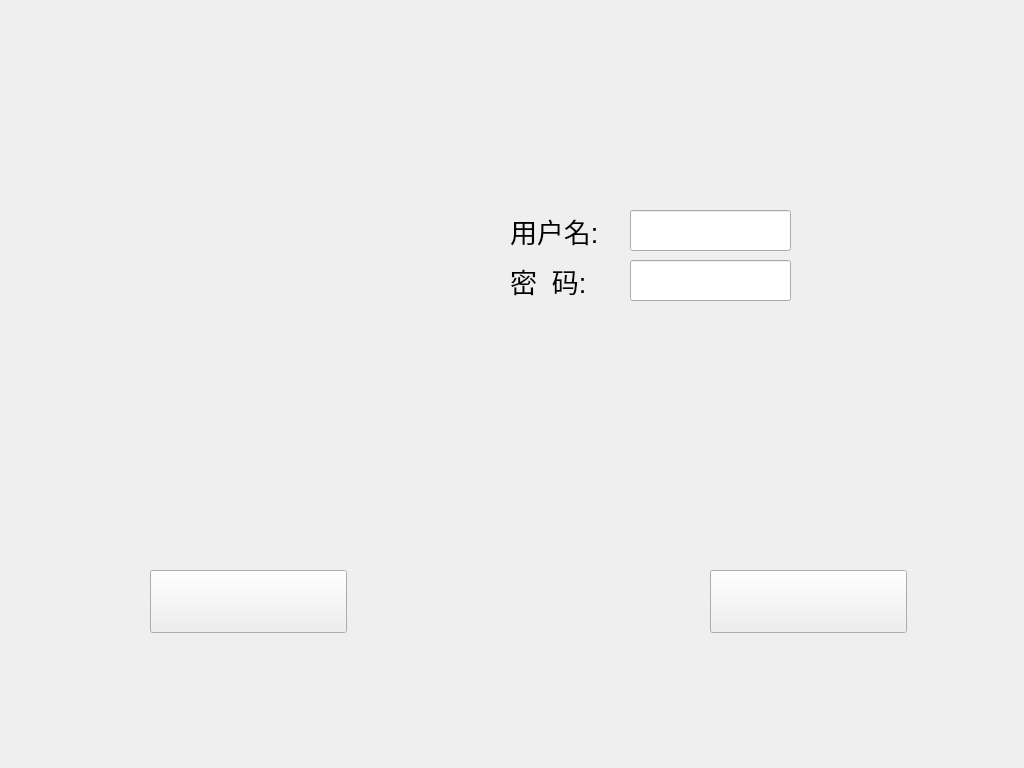
<?xml version="1.0" encoding="UTF-8"?>
<ui version="4.0">
 <class>loginWidget</class>
 <widget class="QWidget" name="loginWidget">
  <property name="geometry">
   <rect>
    <x>0</x>
    <y>0</y>
    <width>1024</width>
    <height>768</height>
   </rect>
  </property>
  <property name="windowTitle">
   <string>Form</string>
  </property>
  <property name="styleSheet">
   <string notr="true">#loginWidget { 
border-image: url(:/monres/Pantobg - 副本.bmp); 
} 
#loginWidget * { 
border-image:url(); 
}</string>
  </property>
  <widget class="QLineEdit" name="username_Edit">
   <property name="geometry">
    <rect>
     <x>630</x>
     <y>210</y>
     <width>161</width>
     <height>41</height>
    </rect>
   </property>
   <property name="styleSheet">
    <string notr="true">QLineEdit:focus{background-color: rgb(204, 232, 207);}</string>
   </property>
   <property name="frame">
    <bool>true</bool>
   </property>
   <property name="alignment">
    <set>Qt::AlignLeading|Qt::AlignLeft|Qt::AlignTop</set>
   </property>
  </widget>
  <widget class="QLabel" name="label_2">
   <property name="geometry">
    <rect>
     <x>510</x>
     <y>260</y>
     <width>101</width>
     <height>41</height>
    </rect>
   </property>
   <property name="font">
    <font>
     <pointsize>20</pointsize>
    </font>
   </property>
   <property name="text">
    <string>密  码:</string>
   </property>
  </widget>
  <widget class="QLabel" name="label_4">
   <property name="geometry">
    <rect>
     <x>150</x>
     <y>200</y>
     <width>300</width>
     <height>52</height>
    </rect>
   </property>
   <property name="styleSheet">
    <string notr="true">background-image: url(:/res/login.png);</string>
   </property>
   <property name="text">
    <string/>
   </property>
  </widget>
  <widget class="QPushButton" name="cansel">
   <property name="geometry">
    <rect>
     <x>710</x>
     <y>570</y>
     <width>197</width>
     <height>63</height>
    </rect>
   </property>
   <property name="font">
    <font>
     <pointsize>20</pointsize>
    </font>
   </property>
   <property name="styleSheet">
    <string notr="true">background-image: url(:/res/cansel.png);</string>
   </property>
   <property name="text">
    <string/>
   </property>
  </widget>
  <widget class="QLineEdit" name="Passwd_Edit">
   <property name="geometry">
    <rect>
     <x>630</x>
     <y>260</y>
     <width>161</width>
     <height>41</height>
    </rect>
   </property>
   <property name="styleSheet">
    <string notr="true">QLineEdit:focus{background-color: rgb(204, 232, 207);}</string>
   </property>
  </widget>
  <widget class="QPushButton" name="ensure">
   <property name="geometry">
    <rect>
     <x>150</x>
     <y>570</y>
     <width>197</width>
     <height>63</height>
    </rect>
   </property>
   <property name="font">
    <font>
     <pointsize>20</pointsize>
    </font>
   </property>
   <property name="styleSheet">
    <string notr="true">background-image: url(:/res/sure.png);</string>
   </property>
   <property name="text">
    <string/>
   </property>
  </widget>
  <widget class="QLabel" name="label_3">
   <property name="geometry">
    <rect>
     <x>260</x>
     <y>110</y>
     <width>512</width>
     <height>56</height>
    </rect>
   </property>
   <property name="styleSheet">
    <string notr="true">background-image: url(:/res/title.png);</string>
   </property>
   <property name="text">
    <string/>
   </property>
  </widget>
  <widget class="QLabel" name="label">
   <property name="geometry">
    <rect>
     <x>510</x>
     <y>210</y>
     <width>101</width>
     <height>41</height>
    </rect>
   </property>
   <property name="font">
    <font>
     <pointsize>20</pointsize>
     <weight>50</weight>
     <bold>false</bold>
    </font>
   </property>
   <property name="text">
    <string>用户名:</string>
   </property>
  </widget>
 </widget>
 <resources/>
 <connections/>
</ui>
